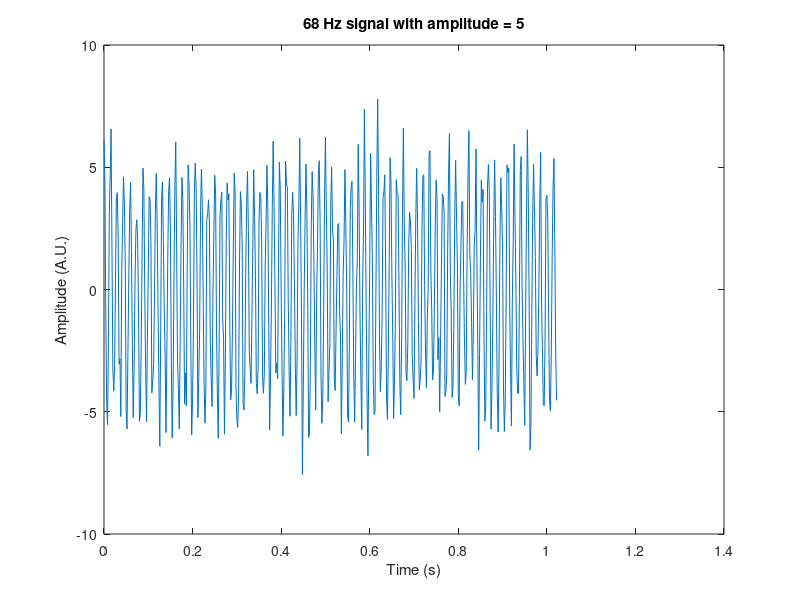

This figure's MATLAB source:
% Create a noisy, exponentially decaying signal
% With a random amplitude and frequency.
% The creation of the signal has been done here and locked for editing
A = randi([1 5]);    % Amplitude bewteen 1 and 5
f = randi([50 79]);  % frequency between 50 and 79 Hz
Fs = 500;            % Sampling frequency in Hz
dt = 1/Fs;           % Sampling period
L = 512;             % Aquire 512 points
t = (0:L-1)*dt;      % Time vector
S = A*cos(2*pi*f*t) + randn(size(t));   % Signal with noise
% Plot the signal and show the frequency and amplitude
figure; plot(t,S)
title([num2str(f), ' Hz signal with amplitude = ', num2str(A)])
xlabel('Time (s)')
ylabel('Amplitude (A.U.)')

% Take the FFT and find the frequency of the peak
freq = linspace(0,(Fs/2),(L/2+1)); % Create a vector freq to map the magnitude of the FFT to. Remember that freq should start at 0 and end at Fs/2.

Y = fft(S);  % Take the Fourier Transform                   
P2 = abs(Y/L); % Calculate the magnitude                 
P1 = P2(1:L/2+1); % Take only the first half of the magnitude vector
               
P1(2:end-1) = 2*P1(2:end-1); % Double the amplitude of the single-sided spectrum (except DC component)   
[~, idx] = max(P1); % Find the index of the maximum value in the magnitude vector  
fftFrequency = freq(idx); % Find the corresponding frequency value